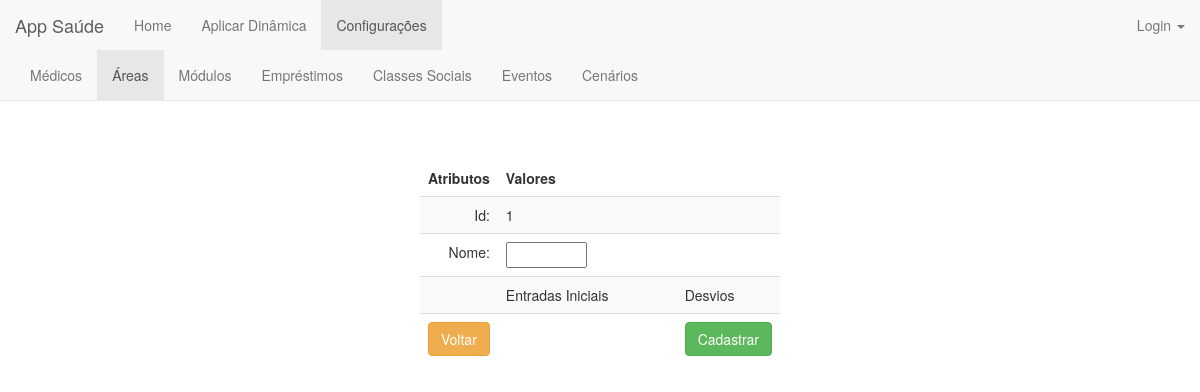
Page /area/new/ on the earlier database version.
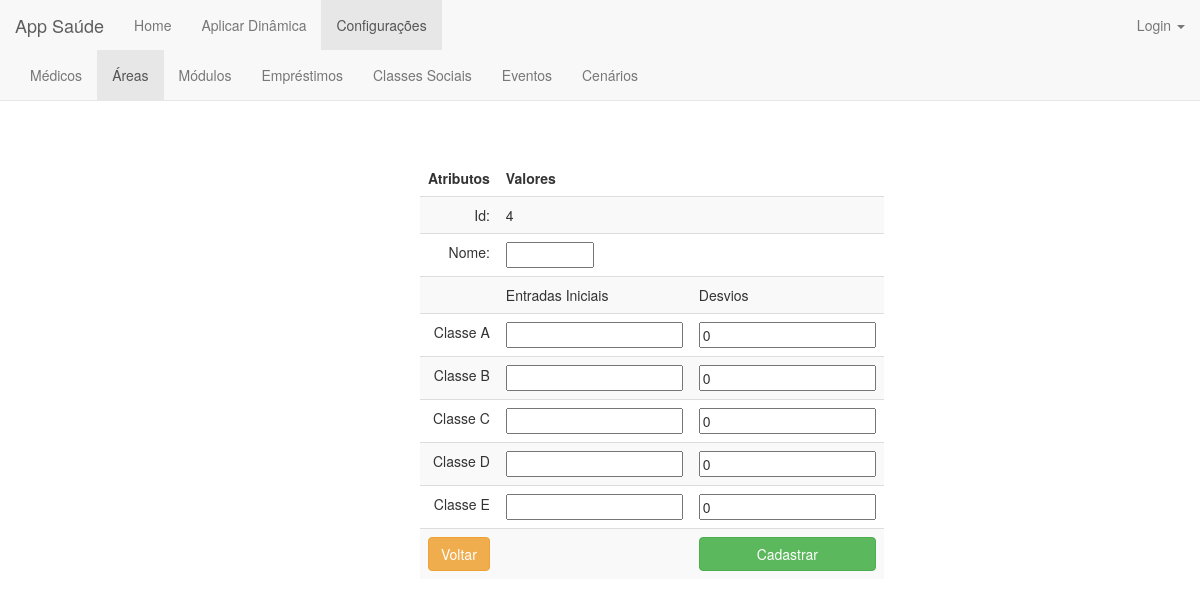
Same page on the later database version.
### classe_social/models.py (models this page shows)
class Classe_Social(models.Model):
    classificacao = ((1, '1'), (2, '2'), (3, '3'))
    id = models.AutoField(u'id', primary_key=True, unique=True)
    nome = models.CharField(max_length=200)
    preco_atendimento = models.FloatField(validators=[MinValueValidator(0.0)])
    nivel_especialidade = models.FloatField(validators=[MinValueValidator(0.0), MaxValueValidator(3.0)])
    nivel_tecnologia = models.FloatField(validators=[MinValueValidator(0.0), MaxValueValidator(3.0)])
    media_conforto = models.FloatField(validators=[MinValueValidator(0.0), MaxValueValidator(3.0)])
    velocidade_atendimento = models.FloatField(validators=[MinValueValidator(0.0), MaxValueValidator(3.0)])

### area/views.py (the view)
def area_new(request):
    area = None
    try:
        area = Area.objects.latest('id')
    except:
        pass
    if area == None:
        id = 1
    else:
        id = area.id+1
    if request.method == 'POST':
        form = Area_Form(request.POST)
        if form.is_valid():
            list_entradas = request.POST.getlist('entrada')
            list_desvios =  request.POST.getlist('desvios')
            request.POST = request.POST.copy()
            for entrada in list_entradas:
                request.POST['entrada'] = entrada
                form_area_classesocial = Area_ClasseSocial_Form(request.POST)
                if not form_area_classesocial.is_valid():
                    return render(request, 'area/area_new.html', {'form': form, 'id': id})
            area = form.save()
            list_entradas = iter(list_entradas)
            list_desvios = iter(list_desvios)
            for classe in Classe_Social.objects.order_by('id'):
                area_classesocial = Area_ClasseSocial(area=area,classe_social=classe,entrada=next(list_entradas),desvios=next(list_desvios))
                area_classesocial.save()
            return HttpResponseRedirect('/area')
        else:
            return render(request, 'area/area_new.html', {'form': form, 'id': id})
    else:
        form = Area_Form()
        form_area_classesocial = Area_ClasseSocial_Form()
        classes_sociais = Classe_Social.objects.order_by('id')
        return render(request, 'area/area_new.html', {'form': form, 'id': id, 'form_area_classesocial': form_area_classesocial, 'classes_sociais':classes_sociais})

### area/forms.py
class Area_Form(forms.ModelForm):
    class Meta:
        model = Area
        fields = '__all__'
        widgets = {
            'nome': forms.TextInput(attrs={'class': 'col-xs-6'}),
        }
        error_messages = {
            'nome': {'max_length': "O campo Nome deve conter no máximo 200 caracteres.",
                     'required': "O campo Nome deve ser preenchido.",
                     },
        }

class Area_ClasseSocial_Form(forms.ModelForm):
    class Meta:
        model = Area_ClasseSocial
        fields = ['entrada','desvios']

### area/templates/area/area_new.html (shortened to what this page needs)
{% extends 'home/base_configuracoes.html' %}
{% block area %}class="active"{% endblock %}
{% block body %}
    <center><h1>Cadastrar Área</h1></center><br>
<form action="." method="POST">{% csrf_token %}
    <div style="width: 30%; position: absolute; top:20%; bottom: 0; left: 0; right: 0; margin: 0 auto;">
        <table class="table table-striped" align="center">
            <thead>
            <tr>
                <td align="right"><b>Atributos</b></td>
                <td align="left"><b>Valores</b></td>
            </tr>
            </thead>
            <tbody>
            <tr>
                <td align="right">Id:</td>
                <td align="left">{{id}}</td>
                <td></td>
            </tr>
            <tr>
                <td align="right">Nome:</td>
                <td align="left">{{form.nome}}</td>
                <td></td>
            </tr>
            <tr>
                <td></td>
                <td align="left">Entradas Iniciais</td>
                <td align="left" >Desvios</td>
            </tr>
            {% for classe_social in classes_sociais %}
            <tr>
                <td align="right">Classe {{classe_social.nome}}</td>
                <td align="right">{{form_area_classesocial.entrada}} </td>
                <td align="left">{{form_area_classesocial.desvios}}</td>
            </tr>
            {% endfor%}
            <tr>
                <td align="right"><a  style="text-decoration:none;" href="{% url 'area:area_index' %}"><button type="button" class="btn btn-warning btn-block" >Voltar</button></a></td>
                <td></td>
                <td align="left"><button type="submit" class="btn btn-success btn-block" >Cadastrar</button></td>
            </tr>
            </tbody>
        </table>
    </div>
</form>
{% endblock body %}

Differences in the rows shown:
added Classe_Social: nome "A", desvios "0"
added Classe_Social: nome "B", desvios "0"
added Classe_Social: nome "C", desvios "0"
added Classe_Social: nome "D", desvios "0"
added Classe_Social: nome "E", desvios "0"
Other differences:
{{ id }}: "1" → "4"
